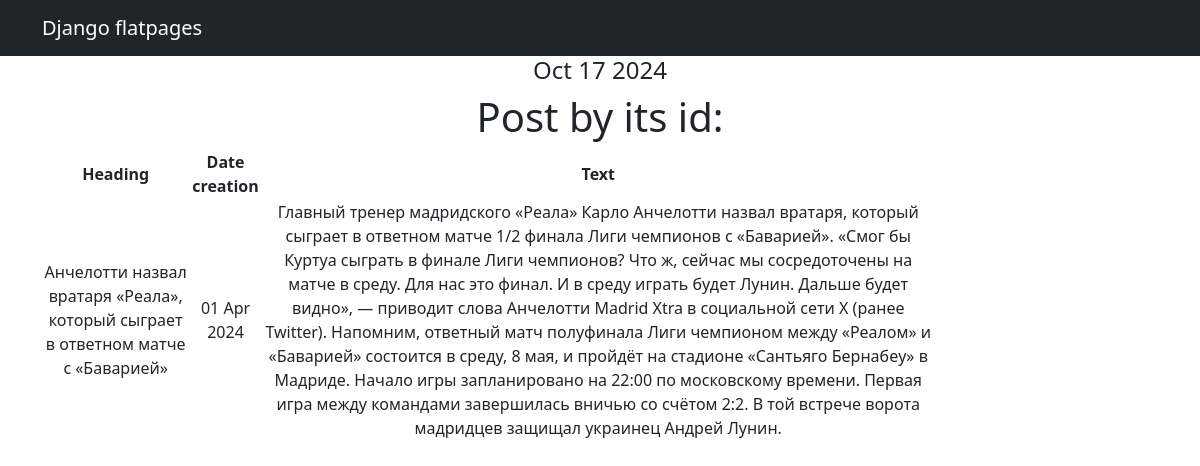
/1/, run on the app's committed database.
### Portal_app/models.py (models this page shows, shortened)
class Post(models.Model):
    NEWS = 'NW'
    ARTICLE = 'AR'
    CATEGORY_CHOICES = (
        (NEWS, 'Новость'),
        (ARTICLE, 'Статья'),
    )
    CategoryType = models.CharField(max_length=2, choices=CATEGORY_CHOICES, default=ARTICLE) #PostCategory
    author = models.ForeignKey(Author,  on_delete=models.CASCADE)
    datetime_post = models.DateTimeField(auto_now_add = True)
    heading = models.CharField(max_length = 255)
    post_category = models.ManyToManyField(Category, through='PostCategory')
    text = models.TextField()
    rank_post = models.IntegerField(default=0)

### Portal_app/views.py (the view)
# urls.py: path('<int:pk>/', PostDetail.as_view()),
class PostDetail(DetailView):
    model = Post
    template_name = 'post.html'
    context_object_name = 'post'
    def get_context_data(self, **kwargs):
        context = super().get_context_data(**kwargs)
        context['time_now'] = datetime.utcnow()
        return context

### Portal_app/templatetags/custom_filters.py (called while the page is built)
@register.filter()
def censor(value):
    for word in censor_list:
        value = value.replace(word[1:], '*' * len(word[1:])) #Строковый метод str.replace(old, new[, count]) вернет копию строки,
    return value # Возвращаемое функцией значение подставится в шаблон.

### Portal_app/templates/post.html
{% extends 'flatpages/default.html' %}
{% load custom_filters %}
{% block content %}
<h4>{{ time_now|date:'M d Y' }}</h4>
<h1>Post by its id:</h1>
{% if post %}
    <table width="80%">
        <tr>
            <td> <b>Heading </b> </td>
            <td> <b>Date creation</b> </td>
            <td> <b>Text</b> </td>
        </tr>
           <tr>
                <td>{{ post.heading|censor }}</td>
                <td>{{ post.datetime_post|date:"d M Y"}}</td>
                <td>{{ post.text|censor}}</td>
           </tr>
    </table>
{% else %}
       <h2>No current news!</h2>
{% endif %}
{% endblock content%}

### data on the page
Post: heading|censor "Анчелотти назвал вратаря «Реала», который сыграет в ответном матче с «Баварией»", datetime_post "01 Apr 2024", text|censor "Главный тренер мадридского «Реала» Карло Анчелотти назвал вратаря, который сыграет в ответном матче 1/2 финала Лиги чемпионов с «Баварией». «Смог бы Куртуа сыграть в финале Лиги чемпионов? Что ж, сейчас мы сосредоточены на матче в среду. Для нас это финал. И в среду играть будет Лунин. Дальше будет видно», — приводит слова Анчелотти Madrid Xtra в социальной сети X (ранее Twitter). Напомним, ответный матч полуфинала Лиги чемпионом между «Реалом» и «Баварией» состоится в среду, 8 мая, и пройдёт на стадионе «Сантьяго Бернабеу» в Мадриде. Начало игры запланировано на 22:00 по московскому времени. Первая игра между командами завершилась вничью со счётом 2:2. В той встрече ворота мадридцев…"

### other printed values
{{ time_now|date:'M d Y' }} "Oct 17 2024"
